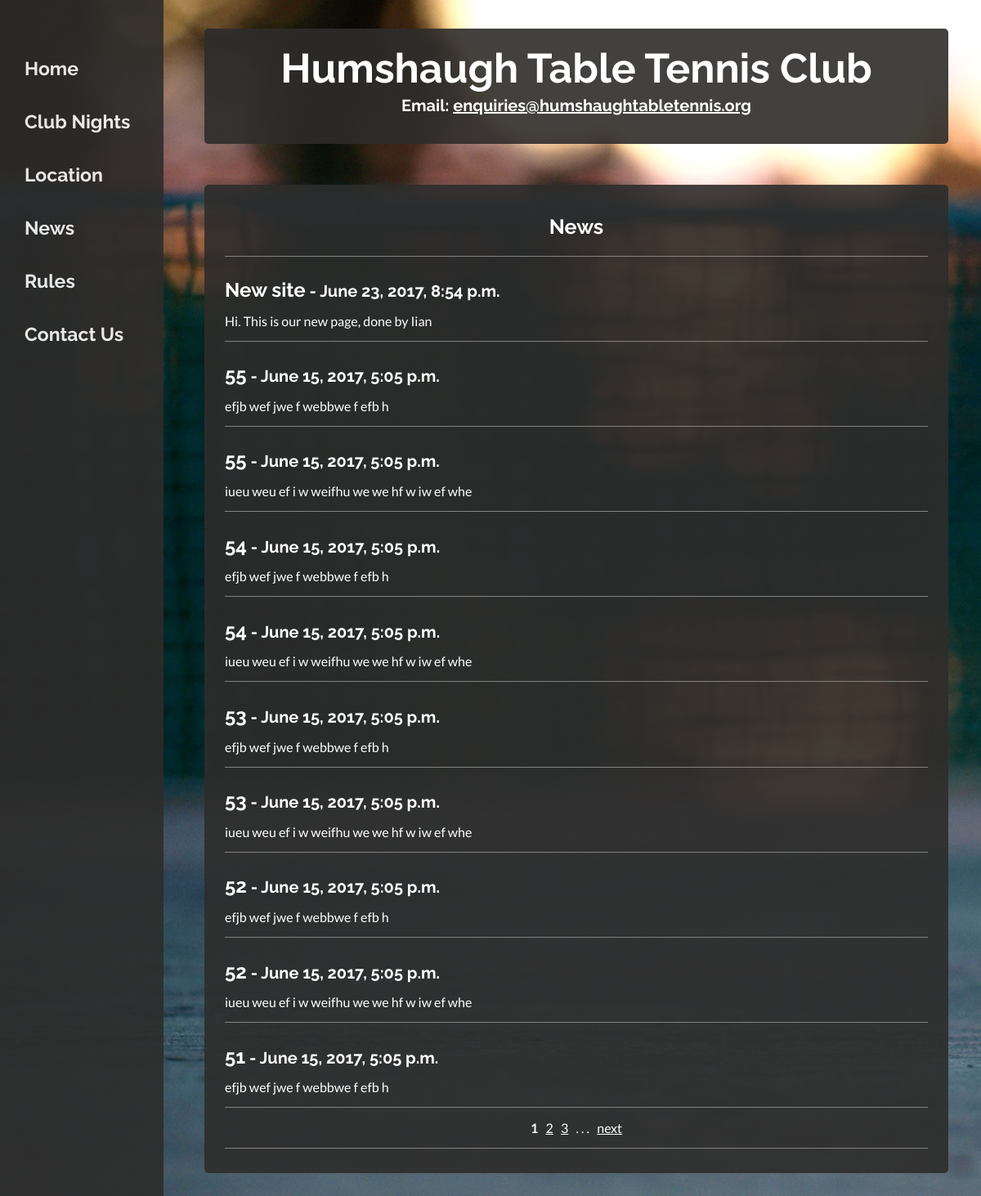
The page /news/1/ on the database its author committed.
### humshaugh_table_tennis/models.py (models this page shows, shortened)
class News(models.Model):
    MAX_TITLE_LENGTH=1000
    MAX_CONTENT_LENGTH=20000
    title = models.CharField(max_length=MAX_TITLE_LENGTH)
    content = models.CharField(max_length=MAX_CONTENT_LENGTH)
    date = models.DateTimeField(auto_now_add=True)
    class Meta:
        verbose_name_plural = 'News'

### humshaugh_table_tennis/views.py (the view)
# urls.py: url('^news/(?P<page>\d+)/$', views.news, name='news'),
def news(request, page):
    context_dict = {}
    page = int(page)
    news_count = News.objects.all().count()
    last_page = (news_count / 10) + 1
    if page < 1 or page != 1 and page > last_page:
        return HttpResponseRedirect(reverse('humshaugh_table_tennis:news', args=[1]))
    u = page * 10
    l = u - 10
    posts = News.objects.order_by('-date')[l:u]
    context_dict['last_page'] = last_page
    context_dict['page'] = page
    context_dict['posts'] = posts
    return render(request, 'humshaugh_table_tennis/news.html', context_dict)

### templates/humshaugh_table_tennis/news.html (shortened to what this page needs)
{% extends 'humshaugh_table_tennis/base.html' %}
{% load staticfiles %}
{% block body_block %}
<div class="multi_body_block" id="news_block_1">
	<h2>News</h2>
	{% if posts %}
		{% for post in posts %}
			<div class="border-t">
				<h4><big>{{ post.title }}</big> - {{ post.date }}</h4>
				{{ post.content }}
			</div>
		{% endfor %}
		<div class="border-tb" style="text-align: center;">
			<b>{{ page }}</b>
			{% if page < last_page %}
				<a href="{% url 'humshaugh_table_tennis:news' page|add:'1' %}">{{ page|add:'1' }}</a>
			{% endif %}
			{% if page < last_page|add:'-1' %}
				<a href="{% url 'humshaugh_table_tennis:news' page|add:'2' %}">{{ page|add:'2' }}</a>
			{% endif %}
			{% if page < last_page|add:'-2' %}
			. . .
			&nbsp;
			{% endif %}
			{% if page < last_page %}
				<a href="{% url 'humshaugh_table_tennis:news' page|add:'1' %}">next</a>
			{% endif %}
		</div>
	{% else %}
		<div class="border-tb" style="text-align: center">
			There is no news!
		</div>
	{% endif %}
</div>
{% endblock %}

### templates/humshaugh_table_tennis/base.html (shortened to what this page needs)
<!DOCTYPE html>
{% load staticfiles %}
<html>
<head>
	<link rel="stylesheet" type="text/css" href="{% static 'css/style.css' %}" />
</head>
<body background="{% static '/images/background.jpg' %}">
	<ul id="sidebar">
		<li><a href="{% url 'humshaugh_table_tennis:home' %}">Home</a></li>
		<li><a href="{% url 'humshaugh_table_tennis:club_nights' %}">Club Nights</a></li>
		<li><a href="{% url 'humshaugh_table_tennis:location' %}">Location</a></li>
		<li><a href="{% url 'humshaugh_table_tennis:news' 1 %}">News</a></li>
		<li><a href="{% url 'humshaugh_table_tennis:rules' %}">Rules</a></li>
		<li><a href="{% url 'humshaugh_table_tennis:contact_us' %}">Contact Us</a></li>
	</ul>
	<div class="body_block">
		<h1>Humshaugh Table Tennis Club</h1>
		<h3>Email: <a href="mailto:enquiries@humshaughtabletennis.org">enquiries@humshaughtabletennis.org</a></h3>
	</div>
	<div>
	{% block body_block %}
	{% endblock %}
	</div>
</body>
</html>

### static/css/style.css (style rules this page uses)
h1 { text-align: center; font-family: 'Raleway', Helvetica, Arial, sans-serif; font-size: 50px; line-height: 0px; }
h2 { text-align: center; font-family: 'Raleway', Helvetica, Arial, sans-serif; font-size: 25px; }
h3 { font-family: 'Raleway', Helvetica, Arial, sans-serif; font-size: 20px; text-align: center; }
h4 { font-family: 'Raleway', Helvetica, Arial, sans-serif; font-size: 20px; line-height: 0; }
body { margin: 0; background-repeat: no-repeat; background-attachment:fixed; background-size: cover; font-family: 'Lato', sans-serif; }
div.border-tb { border-top: 1px solid #858280; border-bottom: 1px solid #858280; padding-top: 15px; padding-bottom: 15px; margin-bottom: 15px; }
div.border-t { border-top: 1px solid #858280; padding-top: 15px; padding-bottom: 15px; }
div.body_block { margin: 35px 40px 50px 250px; background-color: rgba(46,45,44, 0.9); font-size: 16px; color: white; padding: 15px 25px; border-radius: 5px; }
div.body_block a, div.multi_body_block a { color: white; transition: 0.1s; }
@media screen and (max-width: 1356px) { div.multi_body_block { margin: 35px 40px 50px 250px; background-color: rgba(46,45,44, 0.9); font-size: 16px; color: white; padding: 15px 25px; border-radius: 5px; } }
ul#sidebar { font-family: 'Raleway', Helvetica, Arial, sans-serif; font-weight: bold; position: fixed; top: 0; list-style-type: none; background-color: #2e2d2c; margin: 0; padding: 50px 10px 10px 10px; opacity: 0.9; height: 100%; width: 180px; }
ul#sidebar li { padding: 20px; height: 25px; }
ul#sidebar li a { text-decoration: none; font-size: 23px; color: white; transition: 0.1s; }

### rows shown on the page
News: title "New site", date "June 23, 2017, 8:54 p.m.", content "Hi. This is our new page, done by Iian"
News: title "55", date "June 15, 2017, 5:05 p.m.", content "efjb wef jwe f webbwe f efb h"
News: title "55", date "June 15, 2017, 5:05 p.m.", content "iueu weu ef i w weifhu we we hf w iw ef whe"
News: title "54", date "June 15, 2017, 5:05 p.m.", content "efjb wef jwe f webbwe f efb h"
News: title "54", date "June 15, 2017, 5:05 p.m.", content "iueu weu ef i w weifhu we we hf w iw ef whe"
News: title "53", date "June 15, 2017, 5:05 p.m.", content "efjb wef jwe f webbwe f efb h"
News: title "53", date "June 15, 2017, 5:05 p.m.", content "iueu weu ef i w weifhu we we hf w iw ef whe"
News: title "52", date "June 15, 2017, 5:05 p.m.", content "efjb wef jwe f webbwe f efb h"
News: title "52", date "June 15, 2017, 5:05 p.m.", content "iueu weu ef i w weifhu we we hf w iw ef whe"
News: title "51", date "June 15, 2017, 5:05 p.m.", content "efjb wef jwe f webbwe f efb h"

### other values the page prints
{{ page }} "1"
{{ page|add:'1' }} "2"
{{ page|add:'2' }} "3"
